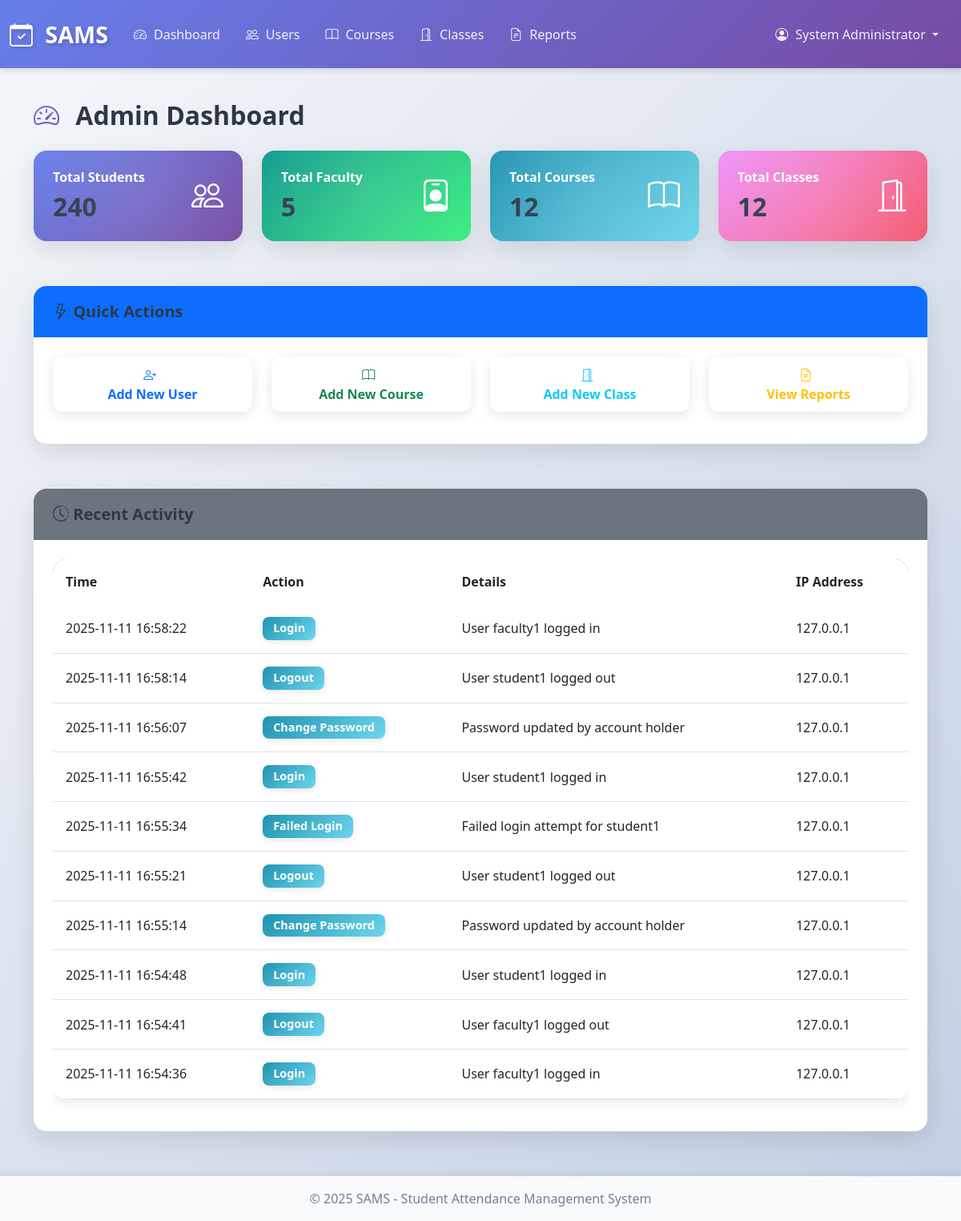
The page /admin/dashboard (signed in) on the database its author committed.
### app.py (models this page shows)
class User(db.Model):
    __tablename__ = 'users'
    id = db.Column(db.Integer, primary_key=True)
    username = db.Column(db.String(80), unique=True, nullable=False)
    email = db.Column(db.String(120), unique=True, nullable=False)
    password_hash = db.Column(db.String(200), nullable=False)
    role = db.Column(db.String(20), nullable=False)
    full_name = db.Column(db.String(100), nullable=False)
    created_at = db.Column(db.DateTime, default=datetime.utcnow)
    is_active = db.Column(db.Boolean, default=True)

class AuditLog(db.Model):
    __tablename__ = 'audit_logs'
    id = db.Column(db.Integer, primary_key=True)
    user_id = db.Column(db.Integer, db.ForeignKey('users.id'))
    action = db.Column(db.String(100), nullable=False)
    entity_type = db.Column(db.String(50))
    entity_id = db.Column(db.Integer)
    details = db.Column(db.Text)
    ip_address = db.Column(db.String(50))
    timestamp = db.Column(db.DateTime, default=datetime.utcnow)

### app.py (the view)
@app.route('/admin/dashboard')
@role_required('admin')
def admin_dashboard():
    total_students = Student.query.count()
    total_faculty = Faculty.query.count()
    total_courses = Course.query.count()
    total_classes = Class.query.count()
    recent_logs = AuditLog.query.order_by(AuditLog.timestamp.desc()).limit(10).all()
    return render_template('admin/dashboard.html',
                         total_students=total_students,
                         total_faculty=total_faculty,
                         total_courses=total_courses,
                         total_classes=total_classes,
                         recent_logs=recent_logs)

### app.py (called while the page is built)
@app.before_request
def check_session_timeout():
    if 'user_id' in session:
        session.permanent = True
        last_activity = session.get('last_activity')
        if last_activity:
            last_activity_time = datetime.fromisoformat(last_activity)
            if datetime.now() - last_activity_time > timedelta(minutes=30):
                session.clear()
                flash('Your session has expired. Please log in again.', 'warning')
                return redirect(url_for('login'))
        session['last_activity'] = datetime.now().isoformat()

def role_required(*roles):
    def decorator(f):
        @wraps(f)
        def decorated_function(*args, **kwargs):
            if 'user_id' not in session:
                flash('Please log in to access this page.', 'warning')
                return redirect(url_for('login'))
            user = User.query.get(session['user_id'])
            if not user:
                session.clear()
                flash('Your session is invalid. Please log in again.', 'warning')
                return redirect(url_for('login'))
            if user.role not in roles:
                flash('You do not have permission to access this page.', 'danger')
                return redirect(url_for('dashboard'))
            return f(*args, **kwargs)
        return decorated_function
    return decorator

### templates/admin/dashboard.html (shortened to what this page needs)
{% extends "base.html" %}
{% block content %}
<div class="row">
    <div class="col-md-12">
        <h2 class="mb-4"><i class="bi bi-speedometer2"></i> Admin Dashboard</h2>
    </div>
</div>
<div class="row mb-4">
    <div class="col-md-3">
        <div class="card text-white bg-primary">
            <div class="card-body">
                <div class="d-flex justify-content-between align-items-center">
                    <div>
                        <h6 class="card-title">Total Students</h6>
                        <h2 class="mb-0">{{ total_students }}</h2>
                    </div>
                    <div>
                        <i class="bi bi-people fs-1"></i>
                    </div>
                </div>
            </div>
        </div>
    </div>
    <div class="col-md-3">
        <div class="card text-white bg-success">
            <div class="card-body">
                <div class="d-flex justify-content-between align-items-center">
                    <div>
                        <h6 class="card-title">Total Faculty</h6>
                        <h2 class="mb-0">{{ total_faculty }}</h2>
                    </div>
                    <div>
                        <i class="bi bi-person-badge fs-1"></i>
                    </div>
                </div>
            </div>
        </div>
    </div>
    <div class="col-md-3">
        <div class="card text-white bg-info">
            <div class="card-body">
                <div class="d-flex justify-content-between align-items-center">
                    <div>
                        <h6 class="card-title">Total Courses</h6>
                        <h2 class="mb-0">{{ total_courses }}</h2>
                    </div>
                    <div>
                        <i class="bi bi-book fs-1"></i>
                    </div>
                </div>
            </div>
        </div>
    </div>
    <div class="col-md-3">
        <div class="card text-white bg-warning">
            <div class="card-body">
                <div class="d-flex justify-content-between align-items-center">
                    <div>
                        <h6 class="card-title">Total Classes</h6>
                        <h2 class="mb-0">{{ total_classes }}</h2>
                    </div>
                    <div>
                        <i class="bi bi-door-open fs-1"></i>
                    </div>
                </div>
            </div>
        </div>
    </div>
</div>
<div class="row mb-4">
    <div class="col-md-12">
        <div class="card">
            <div class="card-header bg-primary text-white">
                <h5 class="mb-0"><i class="bi bi-lightning"></i> Quick Actions</h5>
            </div>
            <div class="card-body">
                <div class="row">
                    <div class="col-md-3 mb-3">
                        <a href="{{ url_for('admin_add_user') }}" class="btn btn-outline-primary w-100">
                            <i class="bi bi-person-plus"></i><br>Add New User
                        </a>
                    </div>
                    <div class="col-md-3 mb-3">
                        <a href="{{ url_for('admin_add_course') }}" class="btn btn-outline-success w-100">
                            <i class="bi bi-book"></i><br>Add New Course
                        </a>
                    </div>
                    <div class="col-md-3 mb-3">
                        <a href="{{ url_for('admin_add_class') }}" class="btn btn-outline-info w-100">
                            <i class="bi bi-door-open"></i><br>Add New Class
                        </a>
                    </div>
                    <div class="col-md-3 mb-3">
                        <a href="{{ url_for('admin_attendance_report') }}" class="btn btn-outline-warning w-100">
                            <i class="bi bi-file-earmark-text"></i><br>View Reports
                        </a>
                    </div>
                </div>
            </div>
        </div>
    </div>
</div>
<div class="row">
    <div class="col-md-12">
        <div class="card">
            <div class="card-header bg-secondary text-white">
                <h5 class="mb-0"><i class="bi bi-clock-history"></i> Recent Activity</h5>
            </div>
            <div class="card-body">
                <div class="table-responsive">
                    <table class="table table-hover">
                        <thead>
                            <tr>
                                <th>Time</th>
                                <th>Action</th>
                                <th>Details</th>
                                <th>IP Address</th>
                            </tr>
                        </thead>
                        <tbody>
                            {% for log in recent_logs %}
                            <tr>
                                <td>{{ log.timestamp.strftime('%Y-%m-%d %H:%M:%S') }}</td>
                                <td><span class="badge bg-info">{{ log.action }}</span></td>
                                <td>{{ log.details or 'N/A' }}</td>
                                <td>{{ log.ip_address }}</td>
                            </tr>
                            {% else %}
                            <tr>
                                <td colspan="4" class="text-center text-muted">No recent activity</td>
                            </tr>
                            {% endfor %}
                        </tbody>
                    </table>
                </div>
            </div>
        </div>
    </div>
</div>
{% endblock %}

### templates/base.html (shortened to what this page needs)
<!DOCTYPE html>
<html lang="en">
<head>
    <link href="https://cdn.jsdelivr.net/npm/bootstrap@5.3.0/dist/css/bootstrap.min.css" rel="stylesheet">
    <link rel="stylesheet" href="https://cdn.jsdelivr.net/npm/bootstrap-icons@1.10.0/font/bootstrap-icons.css">
    <link rel="stylesheet" href="{{ url_for('static', filename='css/style.css') }}">
</head>
<body>
    {% if session.user_id %}
    <nav class="navbar navbar-expand-lg navbar-dark bg-primary">
        <div class="container-fluid">
            <a class="navbar-brand" href="{{ url_for('dashboard') }}">
                <i class="bi bi-calendar-check"></i> SAMS
            </a>
            <div class="collapse navbar-collapse" id="navbarNav">
                <ul class="navbar-nav me-auto">
                    {% if session.role == 'admin' %}
                    <li class="nav-item">
                        <a class="nav-link" href="{{ url_for('admin_dashboard') }}">
                            <i class="bi bi-speedometer2"></i> Dashboard
                        </a>
                    </li>
                    <li class="nav-item">
                        <a class="nav-link" href="{{ url_for('admin_users') }}">
                            <i class="bi bi-people"></i> Users
                        </a>
                    </li>
                    <li class="nav-item">
                        <a class="nav-link" href="{{ url_for('admin_courses') }}">
                            <i class="bi bi-book"></i> Courses
                        </a>
                    </li>
                    <li class="nav-item">
                        <a class="nav-link" href="{{ url_for('admin_classes') }}">
                            <i class="bi bi-door-open"></i> Classes
                        </a>
                    </li>
                    <li class="nav-item">
                        <a class="nav-link" href="{{ url_for('admin_reports') }}">
                            <i class="bi bi-file-earmark-text"></i> Reports
                        </a>
                    </li>
                    {% endif %}
                </ul>
                <ul class="navbar-nav">
                    <li class="nav-item dropdown">
                        <a class="nav-link dropdown-toggle" href="#" id="navbarDropdown" role="button" data-bs-toggle="dropdown">
                            <i class="bi bi-person-circle"></i> {{ session.full_name }}
                        </a>
                    </li>
                </ul>
            </div>
        </div>
    </nav>
    {% endif %}
    <main class="container my-4">
        {% block content %}{% endblock %}
    </main>
    <footer class="footer mt-auto py-3 bg-light">
        <div class="container text-center">
            <span class="text-muted">© 2025 SAMS - Student Attendance Management System</span>
        </div>
    </footer>
</body>
</html>

### static/css/style.css (style rules this page uses)
:root { --primary-gradient: linear-gradient(135deg, #667eea 0%, #764ba2 100%); --success-gradient: linear-gradient(135deg, #11998e 0%, #38ef7d 100%); --info-gradient: linear-gradient(135deg, #2193b0 0%, #6dd5ed 100%); --warning-gradient: linear-gradient(135deg, #f093fb 0%, #f5576c 100%); --danger-gradient: linear-gradient(135deg, #fa709a 0%, #fee140 100%); --dark-gradient: linear-gradient(135deg, #434343 0%, #000000 100%); }
* { margin: 0; padding: 0; box-sizing: border-box; }
body { background: linear-gradient(135deg, #f5f7fa 0%, #c3cfe2 100%); min-height: 100vh; display: flex; flex-direction: column; font-family: 'Segoe UI', Tahoma, Geneva, Verdana, sans-serif; color: #2d3748; }
main { flex: 1; }
.navbar { background: var(--primary-gradient) !important; box-shadow: 0 4px 6px rgba(0,0,0,0.1); padding: 1rem 0; }
.navbar-brand { font-weight: 700; font-size: 1.8rem; color: white !important; text-shadow: 2px 2px 4px rgba(0,0,0,0.2); transition: transform 0.3s ease; }
.navbar-brand i { margin-right: 0.5rem; animation: pulse 2s infinite; }
.nav-link { color: rgba(255,255,255,0.9) !important; font-weight: 500; transition: all 0.3s ease; padding: 0.5rem 1rem !important; border-radius: 0.5rem; }
.nav-link i { margin-right: 0.3rem; }
.card { border: none; border-radius: 1rem; box-shadow: 0 10px 30px rgba(0,0,0,0.1); margin-bottom: 2rem; transition: all 0.3s ease; overflow: hidden; }
.card-header { font-weight: 600; font-size: 1.1rem; border-bottom: none; padding: 1.25rem 1.5rem; }
.card-body { padding: 1.5rem; }
.card.text-white { color: white !important; background: var(--primary-gradient); border: none; }
.card.bg-primary { background: var(--primary-gradient) !important; }
.card.bg-success { background: var(--success-gradient) !important; }
.card.bg-info { background: var(--info-gradient) !important; }
.card.bg-warning { background: var(--warning-gradient) !important; }
.btn { border-radius: 0.75rem; padding: 0.65rem 1.5rem; font-weight: 600; transition: all 0.3s ease; border: none; box-shadow: 0 4px 15px rgba(0,0,0,0.1); }
.btn i { margin-right: 0.4rem; }
.table { background-color: white; border-radius: 1rem; overflow: hidden; box-shadow: 0 5px 15px rgba(0,0,0,0.08); }
.table thead { background: var(--primary-gradient); color: white; }
.table thead th { border: none; padding: 1rem; font-weight: 600; }
.table tbody tr { transition: all 0.3s ease; }
.table tbody td { vertical-align: middle; padding: 1rem; }
.table-responsive { border-radius: 1rem; overflow-x: auto; }
.badge { font-size: 0.9rem; padding: 0.5em 0.9em; border-radius: 0.5rem; font-weight: 600; box-shadow: 0 2px 8px rgba(0,0,0,0.1); }
.badge.bg-info { background: linear-gradient(135deg, #2193b0 0%, #6dd5ed 100%) !important; }
.footer { background: white; padding: 2rem 0; margin-top: 3rem; box-shadow: 0 -4px 6px rgba(0,0,0,0.05); }
.footer .text-muted { color: #718096 !important; font-weight: 500; }
h1, h2, h3, h4, h5, h6 { color: #2d3748; font-weight: 700; margin-bottom: 1.5rem; }
h2 { font-size: 2rem; }
h2 i { margin-right: 0.75rem; background: var(--primary-gradient); -webkit-background-clip: text; -webkit-text-fill-color: transparent; background-clip: text; }
.card.text-white .card-body { position: relative; overflow: hidden; }
.card.text-white .card-body::before { content: ''; position: absolute; top: -50%; left: -50%; width: 200%; height: 200%; background: radial-gradient(circle, rgba(255,255,255,0.1) 0%, transparent 70%); animation: shimmer 3s infinite; }

### rows shown on the page
User: full_name "System Administrator"
AuditLog: timestamp "2025-11-11 16:58:22", action "Login", details "User faculty1 logged in", ip_address "127.0.0.1"
AuditLog: timestamp "2025-11-11 16:58:14", action "Logout", details "User student1 logged out", ip_address "127.0.0.1"
AuditLog: timestamp "2025-11-11 16:56:07", action "Change Password", details "Password updated by account holder", ip_address "127.0.0.1"
AuditLog: timestamp "2025-11-11 16:55:42", action "Login", details "User student1 logged in", ip_address "127.0.0.1"
AuditLog: timestamp "2025-11-11 16:55:34", action "Failed Login", details "Failed login attempt for student1", ip_address "127.0.0.1"
AuditLog: timestamp "2025-11-11 16:55:21", action "Logout", details "User student1 logged out", ip_address "127.0.0.1"
AuditLog: timestamp "2025-11-11 16:55:14", action "Change Password", details "Password updated by account holder", ip_address "127.0.0.1"
AuditLog: timestamp "2025-11-11 16:54:48", action "Login", details "User student1 logged in", ip_address "127.0.0.1"
AuditLog: timestamp "2025-11-11 16:54:41", action "Logout", details "User faculty1 logged out", ip_address "127.0.0.1"
AuditLog: timestamp "2025-11-11 16:54:36", action "Login", details "User faculty1 logged in", ip_address "127.0.0.1"

### other values the page prints
{{ total_students }} "240"
{{ total_faculty }} "5"
{{ total_courses }} "12"
{{ total_classes }} "12"
